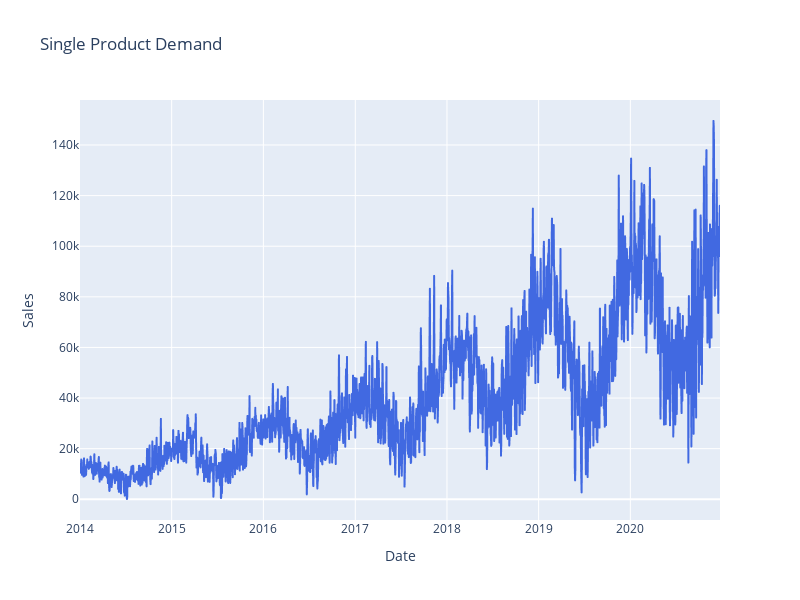

Notebook code for this chart:
### Code cell
fig = px.line(df, x="Date", y="Sales", title='Single Product Demand', width=800, height=600)
fig.update_traces(line_color='#4169E1')
fig.show()

### Figure 1 — Plotly figure (JSON) as saved in the notebook; plotly's stock layout.template omitted (floating-point values rounded to 4 significant figures; data arrays with more than 128 entries replaced by an {"elided": "..."} marker saying what was removed)
{"data": [{"hovertemplate": "Date=%{x}<br>Sales=%{y}<extra></extra>", "legendgroup": "", "line": {"color": "#4169E1", "dash": "solid"}, "mode": "lines", "name": "", "showlegend": false, "type": "scattergl", "x": {"elided": "2547 str values"}, "xaxis": "x", "y": {"elided": "2547 int values"}, "yaxis": "y"}], "layout": {"height": 600, "legend": {"tracegroupgap": 0}, "title": {"text": "Single Product Demand"}, "width": 800, "xaxis": {"anchor": "y", "autorange": true, "domain": [0, 1], "range": ["2014-01-01", "2020-12-23"], "title": {"text": "Date"}, "type": "date"}, "yaxis": {"anchor": "x", "autorange": true, "domain": [0, 1], "range": [-8190.0, 157800.0], "title": {"text": "Sales"}, "type": "linear"}}}
